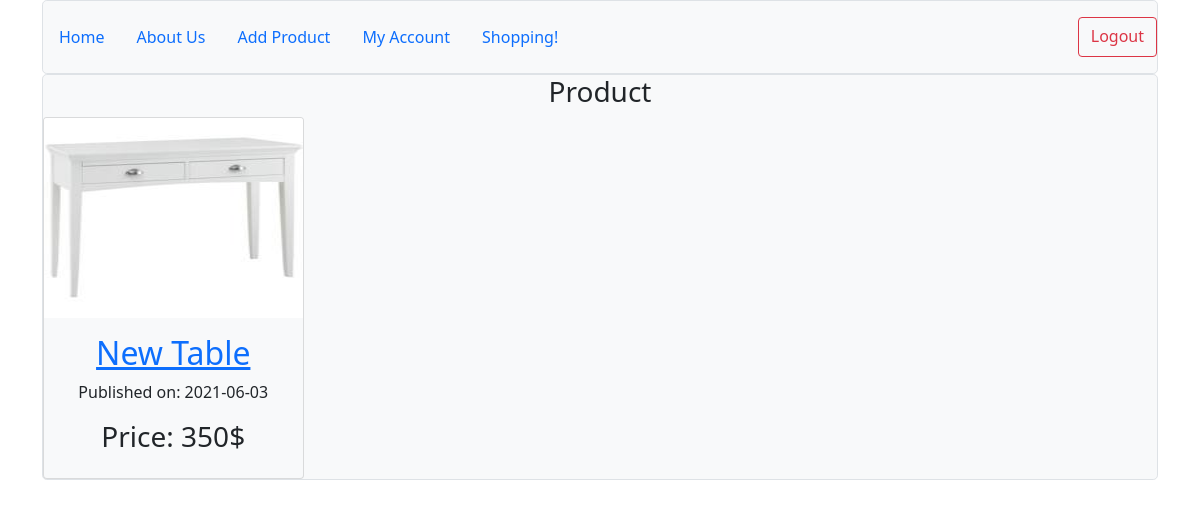
Page /shopping (signed in) on the committed database.
### myproject/modles.py (models this page shows, shortened)
class Buyer(db.Model, UserMixin):
    id = db.Column(db.Integer, primary_key=True)
    user_id = db.Column(db.Integer, db.ForeignKey('users.id'), nullable=False)
    prod_id = db.Column(db.Integer, db.ForeignKey('products.id'), nullable=False)

class Product(db.Model, UserMixin):
    __tablename__ = 'products'
    users = db.relationship(User)
    id = db.Column(db.Integer, primary_key=True)
    user_id = db.Column(db.Integer, db.ForeignKey('users.id'), nullable=False)
    product_name = db.Column(db.String(64), nullable=False)
    product_info = db.Column(db.Text, nullable=False)
    product_price = db.Column(db.String(64), nullable=False)
    product_image = db.Column(db.String(128), nullable=False, default='default_product_image.png')
    date = db.Column(db.DateTime, nullable=False, default=datetime.utcnow)
    buyers = db.relationship('Buyer', backref='products', lazy=True)

### myproject/users/views.py (the view)
@users.route('/shopping')
@login_required
def shopping():
    products_list = Buyer.query.filter_by(user_id=current_user.id)
    return render_template('shopping.html', products_list=products_list)

### myproject/modles.py (called while the page is built)
@login_manager.user_loader
def load_user(user_id):
    return User.query.get(user_id)

### myproject/templates/shopping.html (shortened to what this page needs)
{% extends 'base.html' %}
{% block content %}
    <div class="col">
        <div class="h-100 bg-light border rounded-3 text-center">
            <div class="row ">
                <h3>Product</h3>
                {% if products_list %}
                    {% for my_product in products_list %}
                        <div class="col-3">
                            <div class="card bg-light">
                                <img src="{{url_for('static', filename='product_pics/'+my_product.products.product_image)}}" class="card-img-top" height="200px">
                                <div class="card-body">
                                    <h2>
                                        <a class="card-title" href="{{url_for('products.product', product_id=my_product.products.id)}}">{{my_product.products.product_name}}</a>
                                    </h2>
                                    <p>Published on: {{my_product.products.date.strftime('%Y-%m-%d')}}</p>
                                    <h3>Price: {{my_product.products.product_price}}</h3>
                                </div>
                            </div>
                        </div>
                    {% endfor %}
                {% endif %}
            </div>
        </div>
    </div>
{% endblock %}

### rows in the picture
Buyer: product_image (picture), products.product_name "New Table", products "2021-06-03", products.product_price "350$"
